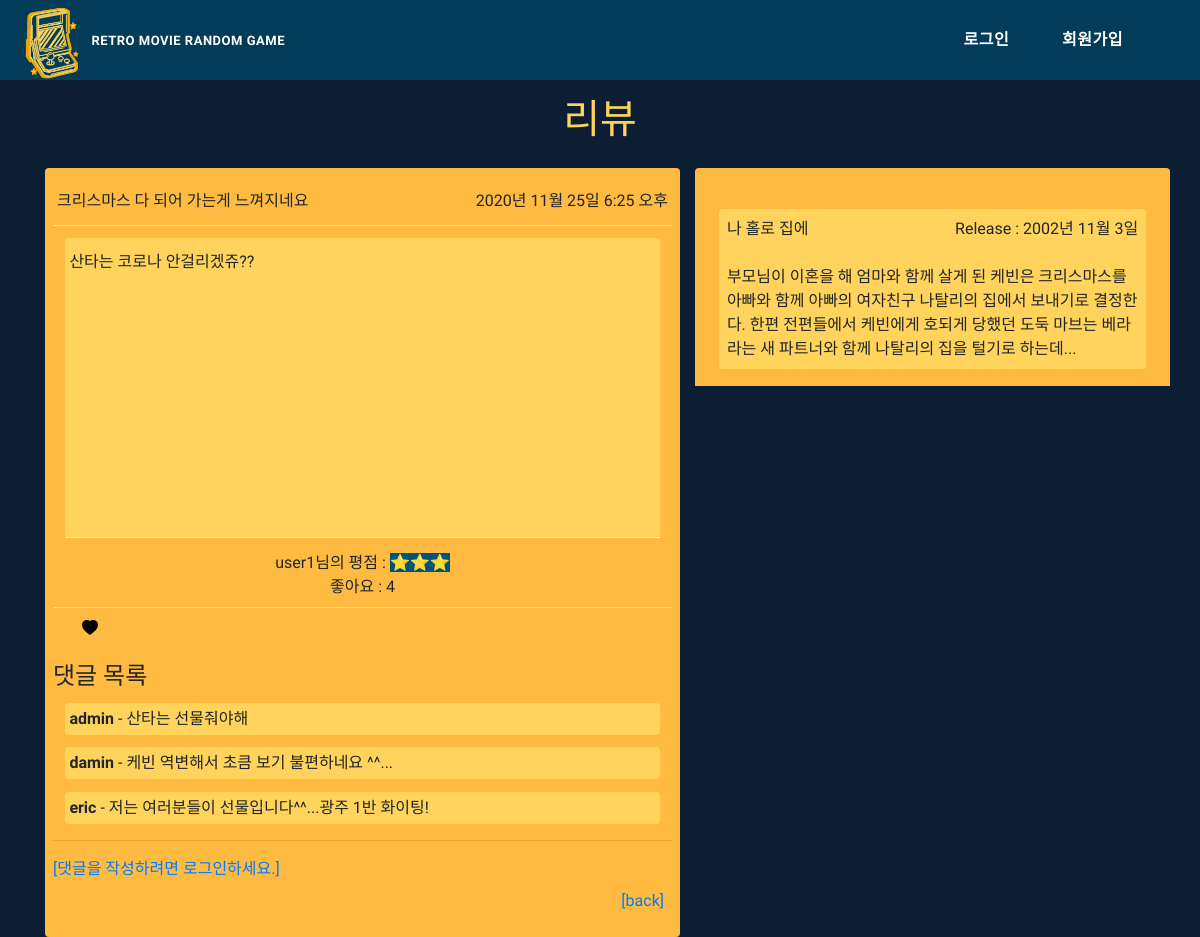
Page /articles/2/ on the committed database.
### articles/models.py (models this page shows, shortened)
class Article(models.Model):
    user = models.ForeignKey(settings.AUTH_USER_MODEL, on_delete=models.CASCADE)
    like_user = models.ManyToManyField(settings.AUTH_USER_MODEL, related_name='like_articles')
    movie = models.ForeignKey(game_models.Movie, on_delete=models.CASCADE)
    title = models.CharField(max_length=30)
    content = models.TextField()
    created_at = models.DateTimeField(auto_now_add=True)
    updated_at = models.DateTimeField(auto_now=True)
    rating = models.IntegerField(validators=[MinValueValidator(1), MaxValueValidator(5)])

class Comment(models.Model):
    article = models.ForeignKey(Article, on_delete=models.CASCADE)
    user = models.ForeignKey(settings.AUTH_USER_MODEL, on_delete=models.CASCADE)
    content = models.CharField(max_length=200)
    created_at = models.DateTimeField(auto_now_add=True)
    updated_at = models.DateTimeField(auto_now=True)

### accounts/models.py (models this page shows)
class User(AbstractUser):
    pass

### game/models.py (models this page shows)
class Movie(models.Model):
    title = models.CharField(max_length=100)
    release_date = models.DateField(null=True)
    popularity = models.FloatField(null=True)
    revenue = models.IntegerField(null=True)
    vote_average = models.FloatField(null=True)
    overview = models.TextField(null=True)
    poster_path = models.CharField(null=True,max_length=500)
    genres = models.ManyToManyField(Genre)
    like_user = models.ManyToManyField(settings.AUTH_USER_MODEL, related_name='like_movies')

### articles/views.py (the view)
# urls.py: path('<int:article_pk>/',views.detail,name='detail'),
def detail(request,article_pk):
    article = get_object_or_404(Article,pk=article_pk)
    comments = article.comment_set.all()
    comment_form = CommentForm()
    context={
        'article':article,
        'comment_form': comment_form,
        'comments': comments,
    }
    return render(request,'articles/detail.html',context)

### articles/templates/articles/detail.html (shortened to what this page needs)
{% extends 'base.html' %}
{% load bootstrap4 %}
{% load static %}
  {% block css %}
    <link rel="stylesheet" href="{% static 'stylesheets/articles_detail.css' %}">
  {% endblock %}
{% block content %}
<h1 class="text-center mt-3"> 리뷰 </h1>
<div class="row">
  <div class="col-7">
    <div class="article rounded-top">
      <div class="row justify-content-between m-0 article-header align-items-center p-1">
        <span>
          {{article.title}}
        </span>
        <span>
          {% if article.updated_at != article.created_at %}
          <span>수정 : {{article.updated_at}}</span>
          {% else %}
          <span>{{article.created_at}}</span>
          {% endif %}
        </span>
      </div>
      <div class="article-content p-1">
        <div class="pt-2">
          {{article.content}}
        </div>
      </div>
      <div class="m-0 line pb-2 d-flex flex-column align-items-center">
        <div>
          {{ article.user }}님의 평점 : <span style="background-color:#005479">{% if article.rating == 1 %}⭐
          {%elif article.rating == 2 %}⭐⭐
          {%elif article.rating == 3 %}⭐⭐⭐
          {%elif article.rating == 4 %}⭐⭐⭐⭐
          {% else %}⭐⭐⭐⭐⭐
          {% endif %}</span>
        </div>
        <div>
          좋아요 : <span id="likeCount-{{article.pk}}" class="d-inline">{{ article.like_user.all|length }}</span>
        </div>
      </div>
      <div class="d-flex justify-content-between">
        <div class="pl-3 pr-3">
          <form action="{% url 'articles:like' article.pk %}"method="POST" id="form_like" data-articleId="{{article.pk}}" class="d-inline">
            {% if user in article.like_user.all %}
              <button class="btn btn-link" style="box-shadow: none !important;">
                <svg width="1em" height="1em" viewBox="0 0 16 16" class="bi bi-heart-fill heart-{{article.pk}}" style="color:crimson;" fill="currentColor" xmlns="http://www.w3.org/2000/svg">
                  <path fill-rule="evenodd" d="M8 1.314C12.438-3.248 23.534 4.735 8 15-7.534 4.736 3.562-3.248 8 1.314z"/>
                </svg>
              </button>
            {% else %}
              <button class="btn btn-link" style="box-shadow: none !important;">
                <svg width="1em" height="1em" viewBox="0 0 16 16" class="bi bi-heart-fill heart-{{article.pk}}" style="color:black;" fill="currentColor" xmlns="http://www.w3.org/2000/svg">
                  <path fill-rule="evenodd" d="M8 1.314C12.438-3.248 23.534 4.735 8 15-7.534 4.736 3.562-3.248 8 1.314z"/>
                </svg>
              </button>
            {% endif %}
          </form>
        </div>
      </div>
    </div>
    <div class="comment">
      <h4>댓글 목록</h4>
      {% for comment in comments %}
        <div class="comment-item rounded p-1 d-flex felx-column justify-content-between">
          <div><strong>{{ comment.user }}</strong> - {{ comment.content }}</div>
        </div>
      {% empty %}
        <p><b>댓글이 없어요..</b></p>
      {% endfor %}
      <hr>
      {% if request.user.is_authenticated %}
        <form action="{% url 'articles:create_comment' article.pk %}" method="POST">
          {% csrf_token %}
          {{ comment_form }}
          {% comment %} <input type="submit" class="submit-btn"> {% endcomment %}
        </form>
      {% else %}
      <a href="{% url 'accounts:login' %}">[댓글을 작성하려면 로그인하세요.]</a>
      {% endif %}
    </div>
    <div class="article-footer rounded-bottom">
      <div class="d-flex justify-content-end">
        <div class="pl-3 pr-3">
          <a href="{% url 'articles:index' %}">[back]</a>
        </div>
      </div>
    </div>
  </div>
  <div class="col-5 article rounded-top ">
    <div class="d-flex justify-content-center ">
      <div class="col-7">
      </div>
    </div>
    <div class="movie-content p-2 rounded">
      <div class="d-flex justify-content-between">
        <div>{{article.movie.title}}</div>
        <div>Release : {{article.movie.release_date}}</div>
      </div>
      <br>
      <div>{{article.movie.overview}}</div>
    </div>
  </div>
</div>
{% endblock content %}

### config/static/stylesheets/articles_detail.css (style rules this page uses)
h1 { color:#ffd35c }
.article { background: #ffba41; margin: auto; padding: 0.5rem; margin-top: 1rem; }
.article-header { height: 50px; border-bottom: 1px solid rgba(255, 255, 255, .5); }
.article-content { height:300px; background-color: #ffd35c; border-bottom: 1px solid rgba(255, 255, 255, .5); margin:2%; }
.article-footer { height: 3rem; background: #ffba41; }
.comment { background: #ffba41; margin: auto; padding: 0.5rem; }
.comment-item { background-color: #ffd35c; margin:2%; }
.movie-content { background-color: #ffd35c; margin:2%; }
.line { border-bottom: 1px solid rgba(255, 255, 255, .5); }

### config/static/stylesheets/style.css (style rules this page uses)
body { font-weight: 100; font-family: 'Sunflower' !important ; }

### rows in the picture
Article: title "크리스마스 다 되어 가는게 느껴지네요", created_at "2020년 11월 25일 6:25 오후", content "산타는 코로나 안걸리겠쥬??", user "user1", like_user.all|length "4", movie "나 홀로 집에", movie.release_date "2002년 11월 3일", movie.overview "부모님이 이혼을 해 엄마와 함께 살게 된 케빈은 크리스마스를 아빠와 함께 아빠의 여자친구 나탈리의 집에서 보내기로 결정한다. 한편 전편들에서 케빈에게 호되게 당했던 도둑 마브는 베라라는 새 파트너와 함께 나탈리의 집을 털기로 하는데..."
Comment: user "admin", content "산타는 선물줘야해"
Comment: user "damin", content "케빈 역변해서 초큼 보기 불편하네요 ^^..."
Comment: user "eric", content "저는 여러분들이 선물입니다^^...광주 1반 화이팅!"
